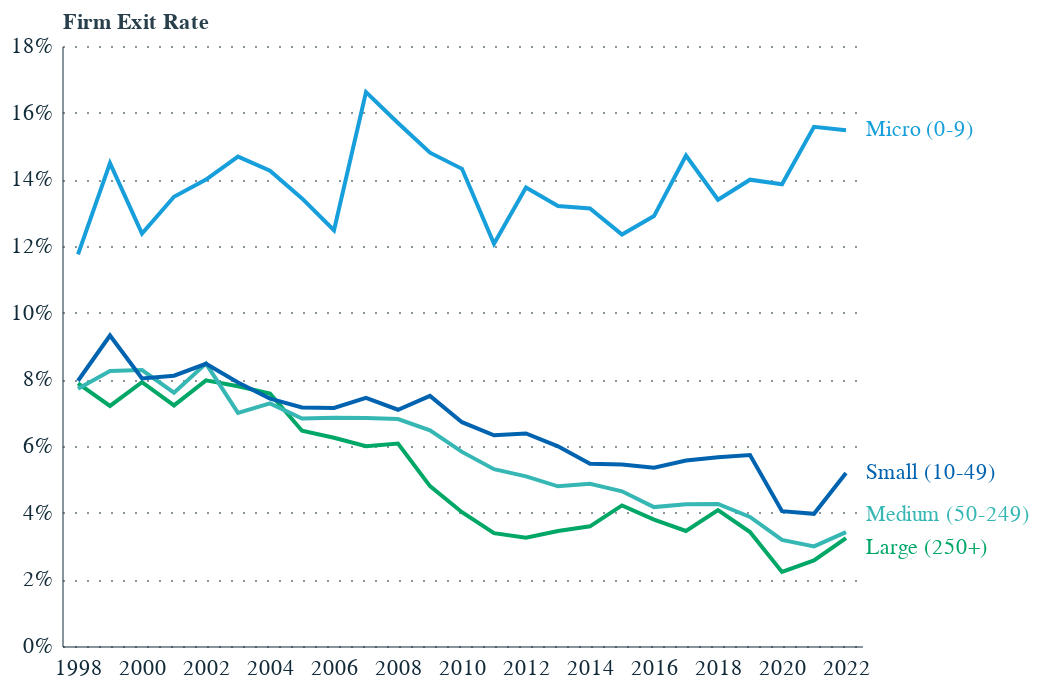

Describe this chart as a Vega-Lite specification.
### Vega-Lite specification from a JSON file in a GitHub repository (floating-point values rounded to 4 significant figures)
{"config": {"font": "Circular Std", "mark": {"line": {"interpolate": "linear"}}, "view": {"stroke": "transparent", "width": 400, "height": 300}, "range": {"category": ["#179fdb", "#e6224b", "#f4c245", "#122b39", "#eb5c2e", "#36b7b4"], "diverging": ["#E6224B", "#E54753", "#C9C9C9", "#179FDB", "#122B39"], "heatmap": ["#C9C9C9", "#179FDB", "#0063AF", "#122B39"], "ordinal": ["#00A767", "#36B7B4", "#179FDB", "#0063AF", "#243B5A"]}, "axisX": {"labelColor": "#122b39", "tickColor": "#122b39", "domainColor": "#122b39", "domainOpacity": 0.5, "gridOpacity": 0, "labelFont": "Circular Std", "labelAngle": 0, "labelAlign": "center", "labelFontSize": 11, "labelPadding": 5, "tickCount": 10, "tickSize": 0, "title": ""}, "axisY": {"labelColor": "#122b39", "labelFont": "Circular Std", "tickColor": "#122b39", "domainColor": "#122b39", "gridColor": "#122b39", "gridDash": [1, 5], "gridOpacity": 0.5, "labelPadding": 5, "labelFontSize": 11, "domainOpacity": 0.5, "tickSize": 0, "title": null, "titleAlign": "left", "titleAngle": 0, "titleBaseline": "bottom", "titleColor": "#122b39", "titleOpacity": 0.9, "titleX": 0, "titleY": -7}}, "layer": [{"data": {"name": "data-309fb13327a0c3d26e207b3cfe637185"}, "mark": {"type": "line"}, "encoding": {"color": {"field": "emp_sizeband", "legend": null, "title": null, "type": "ordinal"}, "x": {"axis": {"labelAngle": 0, "labelExpr": "datum.value % 2 == 0 ? datum.label : ''"}, "field": "year", "type": "ordinal"}, "y": {"axis": {"format": "%"}, "field": "value", "title": "Firm Exit Rate", "type": "quantitative"}}}, {"data": {"name": "data-dfc64062827a5bc8ac477943272602d0"}, "mark": {"type": "text", "align": "left", "baseline": "middle", "dx": 10}, "encoding": {"color": {"field": "emp_sizeband", "type": "ordinal"}, "text": {"field": "emp_sizeband", "type": "ordinal"}, "x": {"field": "year", "type": "ordinal"}, "y": {"field": "value", "type": "quantitative"}}}], "$schema": "https://vega.github.io/schema/vega-lite/v5.20.1.json", "datasets": {"data-309fb13327a0c3d26e207b3cfe637185": [{"year": 1998, "emp_sizeband": "Large (250+)", "variable": "Exit rate", "value": 0.07879}, {"year": 1999, "emp_sizeband": "Large (250+)", "variable": "Exit rate", "value": 0.07202}, {"year": 2000, "emp_sizeband": "Large (250+)", "variable": "Exit rate", "value": 0.07916}, {"year": 2001, "emp_sizeband": "Large (250+)", "variable": "Exit rate", "value": 0.07218}, {"year": 2002, "emp_sizeband": "Large (250+)", "variable": "Exit rate", "value": 0.0797}, {"year": 2003, "emp_sizeband": "Large (250+)", "variable": "Exit rate", "value": 0.07794}, {"year": 2004, "emp_sizeband": "Large (250+)", "variable": "Exit rate", "value": 0.07574}, {"year": 2005, "emp_sizeband": "Large (250+)", "variable": "Exit rate", "value": 0.06457}, {"year": 2006, "emp_sizeband": "Large (250+)", "variable": "Exit rate", "value": 0.06248}, {"year": 2007, "emp_sizeband": "Large (250+)", "variable": "Exit rate", "value": 0.05991}, {"year": 2008, "emp_sizeband": "Large (250+)", "variable": "Exit rate", "value": 0.06073}, {"year": 2009, "emp_sizeband": "Large (250+)", "variable": "Exit rate", "value": 0.04795}, {"year": 2010, "emp_sizeband": "Large (250+)", "variable": "Exit rate", "value": 0.04015}, {"year": 2011, "emp_sizeband": "Large (250+)", "variable": "Exit rate", "value": 0.03384}, {"year": 2012, "emp_sizeband": "Large (250+)", "variable": "Exit rate", "value": 0.03245}, {"year": 2013, "emp_sizeband": "Large (250+)", "variable": "Exit rate", "value": 0.03451}, {"year": 2014, "emp_sizeband": "Large (250+)", "variable": "Exit rate", "value": 0.03591}, {"year": 2015, "emp_sizeband": "Large (250+)", "variable": "Exit rate", "value": 0.04218}, {"year": 2016, "emp_sizeband": "Large (250+)", "variable": "Exit rate", "value": 0.03789}, {"year": 2017, "emp_sizeband": "Large (250+)", "variable": "Exit rate", "value": 0.0345}, {"year": 2018, "emp_sizeband": "Large (250+)", "variable": "Exit rate", "value": 0.04076}, {"year": 2019, "emp_sizeband": "Large (250+)", "variable": "Exit rate", "value": 0.03417}, {"year": 2020, "emp_sizeband": "Large (250+)", "variable": "Exit rate", "value": 0.02221}, {"year": 2021, "emp_sizeband": "Large (250+)", "variable": "Exit rate", "value": 0.02566}, {"year": 2022, "emp_sizeband": "Large (250+)", "variable": "Exit rate", "value": 0.03237}, {"year": 1998, "emp_sizeband": "Medium (50-249)", "variable": "Exit rate", "value": 0.07719}, {"year": 1999, "emp_sizeband": "Medium (50-249)", "variable": "Exit rate", "value": 0.08253}, {"year": 2000, "emp_sizeband": "Medium (50-249)", "variable": "Exit rate", "value": 0.08277}, {"year": 2001, "emp_sizeband": "Medium (50-249)", "variable": "Exit rate", "value": 0.07601}, {"year": 2002, "emp_sizeband": "Medium (50-249)", "variable": "Exit rate", "value": 0.08472}, {"year": 2003, "emp_sizeband": "Medium (50-249)", "variable": "Exit rate", "value": 0.06994}, {"year": 2004, "emp_sizeband": "Medium (50-249)", "variable": "Exit rate", "value": 0.0728}, {"year": 2005, "emp_sizeband": "Medium (50-249)", "variable": "Exit rate", "value": 0.06825}, {"year": 2006, "emp_sizeband": "Medium (50-249)", "variable": "Exit rate", "value": 0.06848}, {"year": 2007, "emp_sizeband": "Medium (50-249)", "variable": "Exit rate", "value": 0.06844}, {"year": 2008, "emp_sizeband": "Medium (50-249)", "variable": "Exit rate", "value": 0.06807}, {"year": 2009, "emp_sizeband": "Medium (50-249)", "variable": "Exit rate", "value": 0.06472}, {"year": 2010, "emp_sizeband": "Medium (50-249)", "variable": "Exit rate", "value": 0.05823}, {"year": 2011, "emp_sizeband": "Medium (50-249)", "variable": "Exit rate", "value": 0.05306}, {"year": 2012, "emp_sizeband": "Medium (50-249)", "variable": "Exit rate", "value": 0.0509}, {"year": 2013, "emp_sizeband": "Medium (50-249)", "variable": "Exit rate", "value": 0.04791}, {"year": 2014, "emp_sizeband": "Medium (50-249)", "variable": "Exit rate", "value": 0.04866}, {"year": 2015, "emp_sizeband": "Medium (50-249)", "variable": "Exit rate", "value": 0.04641}, {"year": 2016, "emp_sizeband": "Medium (50-249)", "variable": "Exit rate", "value": 0.04167}, {"year": 2017, "emp_sizeband": "Medium (50-249)", "variable": "Exit rate", "value": 0.04253}, {"year": 2018, "emp_sizeband": "Medium (50-249)", "variable": "Exit rate", "value": 0.04261}, {"year": 2019, "emp_sizeband": "Medium (50-249)", "variable": "Exit rate", "value": 0.0387}, {"year": 2020, "emp_sizeband": "Medium (50-249)", "variable": "Exit rate", "value": 0.03181}, {"year": 2021, "emp_sizeband": "Medium (50-249)", "variable": "Exit rate", "value": 0.02988}, {"year": 2022, "emp_sizeband": "Medium (50-249)", "variable": "Exit rate", "value": 0.03416}, {"year": 1998, "emp_sizeband": "Micro (0-9)", "variable": "Exit rate", "value": 0.1175}, {"year": 1999, "emp_sizeband": "Micro (0-9)", "variable": "Exit rate", "value": 0.1449}, {"year": 2000, "emp_sizeband": "Micro (0-9)", "variable": "Exit rate", "value": 0.1237}, {"year": 2001, "emp_sizeband": "Micro (0-9)", "variable": "Exit rate", "value": 0.1348}, {"year": 2002, "emp_sizeband": "Micro (0-9)", "variable": "Exit rate", "value": 0.1399}, {"year": 2003, "emp_sizeband": "Micro (0-9)", "variable": "Exit rate", "value": 0.1468}, {"year": 2004, "emp_sizeband": "Micro (0-9)", "variable": "Exit rate", "value": 0.1426}, {"year": 2005, "emp_sizeband": "Micro (0-9)", "variable": "Exit rate", "value": 0.1343}, {"year": 2006, "emp_sizeband": "Micro (0-9)", "variable": "Exit rate", "value": 0.1247}, {"year": 2007, "emp_sizeband": "Micro (0-9)", "variable": "Exit rate", "value": 0.1662}, {"year": 2008, "emp_sizeband": "Micro (0-9)", "variable": "Exit rate", "value": 0.1569}, {"year": 2009, "emp_sizeband": "Micro (0-9)", "variable": "Exit rate", "value": 0.148}, {"year": 2010, "emp_sizeband": "Micro (0-9)", "variable": "Exit rate", "value": 0.1431}, {"year": 2011, "emp_sizeband": "Micro (0-9)", "variable": "Exit rate", "value": 0.1207}, {"year": 2012, "emp_sizeband": "Micro (0-9)", "variable": "Exit rate", "value": 0.1376}, {"year": 2013, "emp_sizeband": "Micro (0-9)", "variable": "Exit rate", "value": 0.132}, {"year": 2014, "emp_sizeband": "Micro (0-9)", "variable": "Exit rate", "value": 0.1312}, {"year": 2015, "emp_sizeband": "Micro (0-9)", "variable": "Exit rate", "value": 0.1234}, {"year": 2016, "emp_sizeband": "Micro (0-9)", "variable": "Exit rate", "value": 0.129}, {"year": 2017, "emp_sizeband": "Micro (0-9)", "variable": "Exit rate", "value": 0.1471}, {"year": 2018, "emp_sizeband": "Micro (0-9)", "variable": "Exit rate", "value": 0.1339}, {"year": 2019, "emp_sizeband": "Micro (0-9)", "variable": "Exit rate", "value": 0.1399}, {"year": 2020, "emp_sizeband": "Micro (0-9)", "variable": "Exit rate", "value": 0.1385}, {"year": 2021, "emp_sizeband": "Micro (0-9)", "variable": "Exit rate", "value": 0.1558}, {"year": 2022, "emp_sizeband": "Micro (0-9)", "variable": "Exit rate", "value": 0.1547}, {"year": 1998, "emp_sizeband": "Small (10-49)", "variable": "Exit rate", "value": 0.07958}, {"year": 1999, "emp_sizeband": "Small (10-49)", "variable": "Exit rate", "value": 0.09316}, {"year": 2000, "emp_sizeband": "Small (10-49)", "variable": "Exit rate", "value": 0.08028}, {"year": 2001, "emp_sizeband": "Small (10-49)", "variable": "Exit rate", "value": 0.08109}, {"year": 2002, "emp_sizeband": "Small (10-49)", "variable": "Exit rate", "value": 0.08467}, {"year": 2003, "emp_sizeband": "Small (10-49)", "variable": "Exit rate", "value": 0.07902}, {"year": 2004, "emp_sizeband": "Small (10-49)", "variable": "Exit rate", "value": 0.07422}, {"year": 2005, "emp_sizeband": "Small (10-49)", "variable": "Exit rate", "value": 0.07158}, {"year": 2006, "emp_sizeband": "Small (10-49)", "variable": "Exit rate", "value": 0.0714}, {"year": 2007, "emp_sizeband": "Small (10-49)", "variable": "Exit rate", "value": 0.07443}, {"year": 2008, "emp_sizeband": "Small (10-49)", "variable": "Exit rate", "value": 0.07088}, {"year": 2009, "emp_sizeband": "Small (10-49)", "variable": "Exit rate", "value": 0.07502}, {"year": 2010, "emp_sizeband": "Small (10-49)", "variable": "Exit rate", "value": 0.06714}, {"year": 2011, "emp_sizeband": "Small (10-49)", "variable": "Exit rate", "value": 0.06322}, {"year": 2012, "emp_sizeband": "Small (10-49)", "variable": "Exit rate", "value": 0.06376}, {"year": 2013, "emp_sizeband": "Small (10-49)", "variable": "Exit rate", "value": 0.05989}, {"year": 2014, "emp_sizeband": "Small (10-49)", "variable": "Exit rate", "value": 0.05466}, {"year": 2015, "emp_sizeband": "Small (10-49)", "variable": "Exit rate", "value": 0.05442}, {"year": 2016, "emp_sizeband": "Small (10-49)", "variable": "Exit rate", "value": 0.0535}, {"year": 2017, "emp_sizeband": "Small (10-49)", "variable": "Exit rate", "value": 0.05565}, {"year": 2018, "emp_sizeband": "Small (10-49)", "variable": "Exit rate", "value": 0.05664}, {"year": 2019, "emp_sizeband": "Small (10-49)", "variable": "Exit rate", "value": 0.05728}, {"year": 2020, "emp_sizeband": "Small (10-49)", "variable": "Exit rate", "value": 0.04046}, {"year": 2021, "emp_sizeband": "Small (10-49)", "variable": "Exit rate", "value": 0.03965}, {"year": 2022, "emp_sizeband": "Small (10-49)", "variable": "Exit rate", "value": 0.05189}], "data-dfc64062827a5bc8ac477943272602d0": [{"year": 2022, "emp_sizeband": "Large (250+)", "variable": "Exit rate", "value": 0.02937}, {"year": 2022, "emp_sizeband": "Medium (50-249)", "variable": "Exit rate", "value": 0.03916}, {"year": 2022, "emp_sizeband": "Micro (0-9)", "variable": "Exit rate", "value": 0.1547}, {"year": 2022, "emp_sizeband": "Small (10-49)", "variable": "Exit rate", "value": 0.05189}]}}
